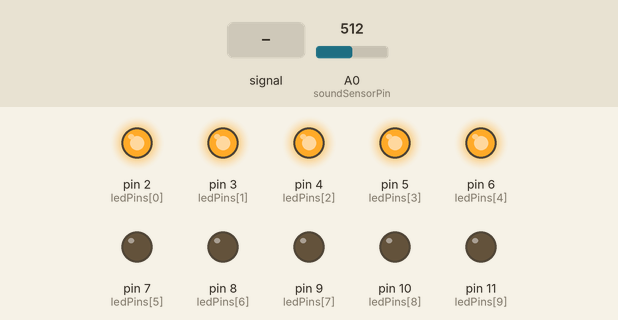
Bench run of a sketch on a simulated Arduino Uno, built with avr-gcc and run on an emulated ATmega328P. On the bench: output pins drawn as LEDs (lit = HIGH). Dashed ring = blinking. The inputs (shaded band) are chosen by the test bench; at power-on: A0 (soundSensorPin) = 512.

Above: at 1.2 s.
1.3 s: A0 (soundSensorPin) fed a 200 Hz sine of ±81 counts around its level
At 1.9 s:
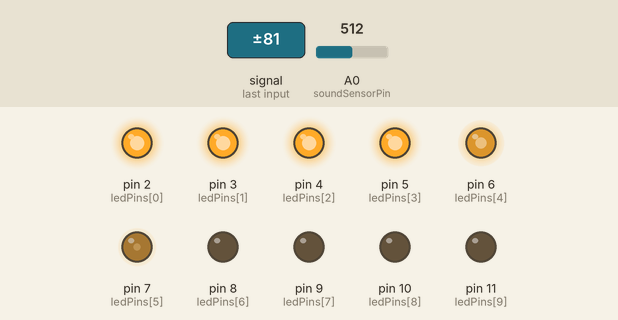
2.8 s: A0 (soundSensorPin) set to 306
At 3.5 s:
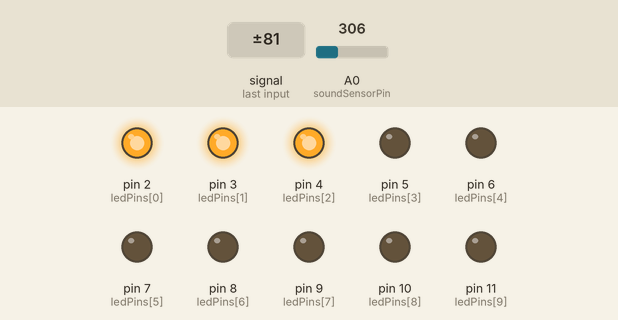
4.3 s: A0 (soundSensorPin) fed a 1000 Hz sine of ±255 counts around its level
At 4.8 s:
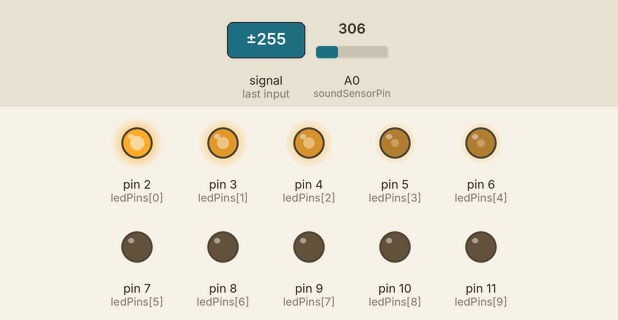
5.8 s: A0 (soundSensorPin) fed a 2 Hz sine of ±306 counts around its level
At 6.43 s:
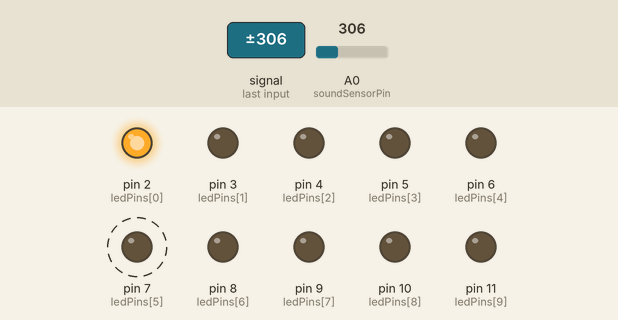
8.8 s: A0 (soundSensorPin) set to 511
At 9.1 s:
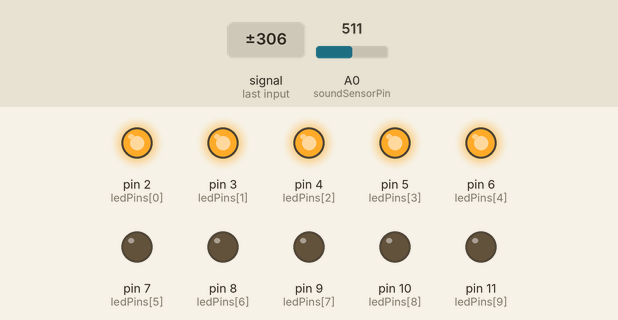
10.3 s: A0 (soundSensorPin) fed a 50 Hz sine of ±306 counts around its level
At 11.4 s:
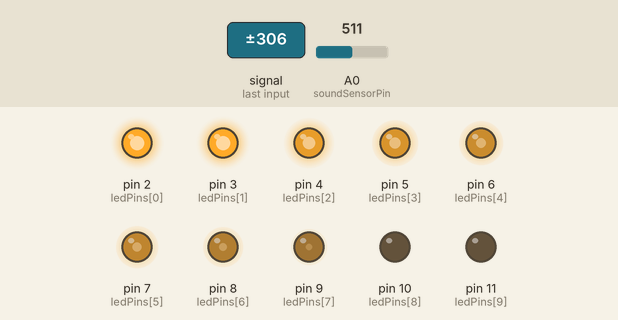
Timing chart, 0 to 12.9 s (numbered marks = the images above; inputs shaded):
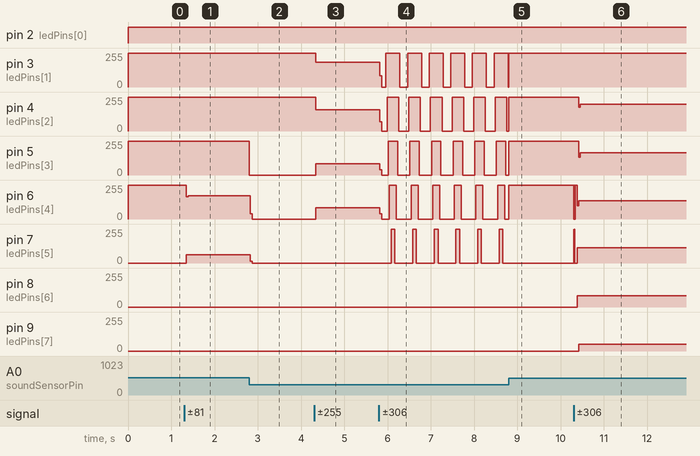

The sketch:

sound_level_indicator.ino
```cpp
const int soundSensorPin = A0; // Analog pin connected to the sound sensor
const int ledPins[] = {2, 3, 4, 5, 6, 7, 8, 9, 10, 11}; // Digital pins connected to the LEDs

void setup() {
  pinMode(soundSensorPin, INPUT);
  for (int i = 0; i < 10; i++) {
    pinMode(ledPins[i], OUTPUT); // Set the LED pins as outputs
  }
  Serial.begin(9600); // Initialize serial communication for debugging
}

void loop() {
  int soundValue = analogRead(soundSensorPin); // Read the analog input value

  for (int i = 0; i < 10; i++) {
    int lowerBound = 70 + (i * 100);
    int upperBound = lowerBound + 100;

    if (soundValue >= lowerBound && soundValue < upperBound) {
      for (int j = 0; j <= i; j++) {
        digitalWrite(ledPins[j], HIGH); // Turn on the LEDs up to the current index
      }
      for (int k = i + 1; k < 10; k++) {
        digitalWrite(ledPins[k], LOW); // Turn off the remaining LEDs
      }
    }
  }

}
```

Measured:
- after the input at 1.3 s, pin 6 (ledPins[4]): 255/255 → 173/255 after 0.05 s; pin 7 (ledPins[5]): 0/255 → 63/255 after 0.05 s
- after the input at 2.8 s, pin 5 (ledPins[3]): 255/255 → 0/255 at once; pin 6 (ledPins[4]): 173/255 → 0/255 at once; pin 7 (ledPins[5]): 63/255 → 0/255 at once
- after the input at 4.3 s, pin 3 (ledPins[1]): 255/255 → 184/255 at once; pin 4 (ledPins[2]): 255/255 → 160/255 at once; pin 5 (ledPins[3]), pin 6 (ledPins[4]): 0/255 → 86/255 at once
- after the input at 5.8 s, pin 3 (ledPins[1]): 184/255 → 84/255 at once, then moves between 0/255 and 255/255, repeating every 1.5 s; pin 7 (ledPins[5]): alternates 255/255 for 0.08 s and 0/255 for 0.42 s, starting after 0.28 s
- after the input at 8.8 s, pin 7 (ledPins[5]): stops changing and stays 0/255
- after the input at 10.3 s, pin 4 (ledPins[2]): 255/255 → 202/255 after 0.12 s; pin 5 (ledPins[3]): 255/255 → 167/255 after 0.12 s; pin 6 (ledPins[4]): 255/255 → 138/255 at once; pin 7 (ledPins[5]): 0/255 → 113/255 at once; pin 8 (ledPins[6]): 0/255 → 85/255 after 0.08 s
